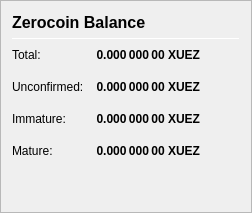
                   <widget class="QFrame" name="frame_ZerocoinBalances">
                    <property name="frameShape">
                     <enum>QFrame::StyledPanel</enum>
                    </property>
                    <property name="frameShadow">
                     <enum>QFrame::Raised</enum>
                    </property>
                    <layout class="QVBoxLayout" name="verticalLayout_7">
                     <item>
                      <layout class="QHBoxLayout" name="horizontalLayout_8" stretch="0">
                       <item>
                        <widget class="QLabel" name="label_5z_3">
                         <property name="minimumSize">
                          <size>
                           <width>0</width>
                           <height>20</height>
                          </size>
                         </property>
                         <property name="font">
                          <font>
                           <pointsize>12</pointsize>
                           <weight>75</weight>
                           <bold>true</bold>
                          </font>
                         </property>
                         <property name="text">
                          <string>Zerocoin Balance</string>
                         </property>
                        </widget>
                       </item>
                      </layout>
                     </item>
                     <item>
                      <widget class="Line" name="line_ZerocoinBalance">
                       <property name="minimumSize">
                        <size>
                         <width>0</width>
                         <height>1</height>
                        </size>
                       </property>
                       <property name="maximumSize">
                        <size>
                         <width>16777215</width>
                         <height>1</height>
                        </size>
                       </property>
                       <property name="orientation">
                        <enum>Qt::Horizontal</enum>
                       </property>
                      </widget>
                     </item>
                     <item>
                      <layout class="QGridLayout" name="gridLayout_5">
                       <property name="spacing">
                        <number>12</number>
                       </property>
                       <item row="4" column="0">
                        <widget class="QLabel" name="labelzBalanceMatureText">
                         <property name="toolTip">
                          <string>Mature: more than 20 confirmation and more than 3 mints of the same denomination after it was minted.
These zXUEZ are spendable.</string>
                         </property>
                         <property name="text">
                          <string>Mature:</string>
                         </property>
                        </widget>
                       </item>
                       <item row="1" column="1">
                        <widget class="QLabel" name="labelzBalance">
                         <property name="font">
                          <font>
                           <weight>75</weight>
                           <bold>true</bold>
                          </font>
                         </property>
                         <property name="cursor">
                          <cursorShape>IBeamCursor</cursorShape>
                         </property>
                         <property name="toolTip">
                          <string>All available zXUEZ, unconfirmed and immature zXUEZ included.</string>
                         </property>
                         <property name="text">
                          <string notr="true">0.000 000 00 XUEZ</string>
                         </property>
                         <property name="alignment">
                          <set>Qt::AlignRight|Qt::AlignTrailing|Qt::AlignVCenter</set>
                         </property>
                         <property name="textInteractionFlags">
                          <set>Qt::LinksAccessibleByMouse|Qt::TextSelectableByKeyboard|Qt::TextSelectableByMouse</set>
                         </property>
                        </widget>
                       </item>
                       <item row="1" column="0">
                        <widget class="QLabel" name="labelzBalanceText">
                         <property name="toolTip">
                          <string>All available zXUEZ, unconfirmed and immature zXUEZ included.</string>
                         </property>
                         <property name="text">
                          <string>Total:</string>
                         </property>
                        </widget>
                       </item>
                       <item row="1" column="2">
                        <spacer name="horizontalSpacer_8">
                         <property name="orientation">
                          <enum>Qt::Horizontal</enum>
                         </property>
                         <property name="sizeHint" stdset="0">
                          <size>
                           <width>40</width>
                           <height>20</height>
                          </size>
                         </property>
                        </spacer>
                       </item>
                       <item row="4" column="2">
                        <spacer name="horizontalSpacer_4">
                         <property name="orientation">
                          <enum>Qt::Horizontal</enum>
                         </property>
                         <property name="sizeHint" stdset="0">
                          <size>
                           <width>40</width>
                           <height>20</height>
                          </size>
                         </property>
                        </spacer>
                       </item>
                       <item row="4" column="1">
                        <widget class="QLabel" name="labelzBalanceMature">
                         <property name="font">
                          <font>
                           <weight>75</weight>
                           <bold>true</bold>
                          </font>
                         </property>
                         <property name="toolTip">
                          <string>Mature: more than 20 confirmation and more than 3 mints of the same denomination after it was minted.
These zXUEZ are spendable.</string>
                         </property>
                         <property name="text">
                          <string>0.000 000 00 XUEZ</string>
                         </property>
                         <property name="alignment">
                          <set>Qt::AlignRight|Qt::AlignTrailing|Qt::AlignVCenter</set>
                         </property>
                        </widget>
                       </item>
                       <item row="2" column="0">
                        <widget class="QLabel" name="labelzBalanceUnconfirmedText">
                         <property name="toolTip">
                          <string>Unconfirmed: less than 20 confirmations
Immature: confirmed, but less than 3 mints of the same denomination after it was minted</string>
                         </property>
                         <property name="text">
                          <string>Unconfirmed:</string>
                         </property>
                        </widget>
                       </item>
                       <item row="2" column="1">
                        <widget class="QLabel" name="labelzBalanceUnconfirmed">
                         <property name="font">
                          <font>
                           <weight>75</weight>
                           <bold>true</bold>
                          </font>
                         </property>
                         <property name="toolTip">
                          <string>Unconfirmed: less than 20 confirmations
Immature: confirmed, but less than 3 mints of the same denomination after it was minted</string>
                         </property>
                         <property name="text">
                          <string>0.000 000 00 XUEZ</string>
                         </property>
                         <property name="alignment">
                          <set>Qt::AlignRight|Qt::AlignTrailing|Qt::AlignVCenter</set>
                         </property>
                        </widget>
                       </item>
                       <item row="2" column="2">
                        <spacer name="horizontalSpacer_5">
                         <property name="orientation">
                          <enum>Qt::Horizontal</enum>
                         </property>
                         <property name="sizeHint" stdset="0">
                          <size>
                           <width>40</width>
                           <height>20</height>
                          </size>
                         </property>
                        </spacer>
                       </item>
                       <item row="3" column="0">
                        <widget class="QLabel" name="labelzBalanceImmatureText">
                         <property name="toolTip">
                          <string>Unconfirmed: less than 20 confirmations
Immature: confirmed, but less than 3 mints of the same denomination after it was minted</string>
                         </property>
                         <property name="text">
                          <string>Immature:</string>
                         </property>
                        </widget>
                       </item>
                       <item row="3" column="1">
                        <widget class="QLabel" name="labelzBalanceImmature">
                         <property name="font">
                          <font>
                           <weight>75</weight>
                           <bold>true</bold>
                          </font>
                         </property>
                         <property name="toolTip">
                          <string>Unconfirmed: less than 20 confirmations
Immature: confirmed, but less than 3 mints of the same denomination after it was minted</string>
                         </property>
                         <property name="text">
                          <string>0.000 000 00 XUEZ</string>
                         </property>
                         <property name="alignment">
                          <set>Qt::AlignRight|Qt::AlignTrailing|Qt::AlignVCenter</set>
                         </property>
                        </widget>
                       </item>
                       <item row="3" column="2">
                        <spacer name="horizontalSpacer_7">
                         <property name="orientation">
                          <enum>Qt::Horizontal</enum>
                         </property>
                         <property name="sizeHint" stdset="0">
                          <size>
                           <width>40</width>
                           <height>20</height>
                          </size>
                         </property>
                        </spacer>
                       </item>
                      </layout>
                     </item>
                     <item>
                      <spacer name="verticalSpacer_4">
                       <property name="orientation">
                        <enum>Qt::Vertical</enum>
                       </property>
                       <property name="sizeHint" stdset="0">
                        <size>
                         <width>20</width>
                         <height>40</height>
                        </size>
                       </property>
                      </spacer>
                     </item>
                    </layout>
                   </widget>
